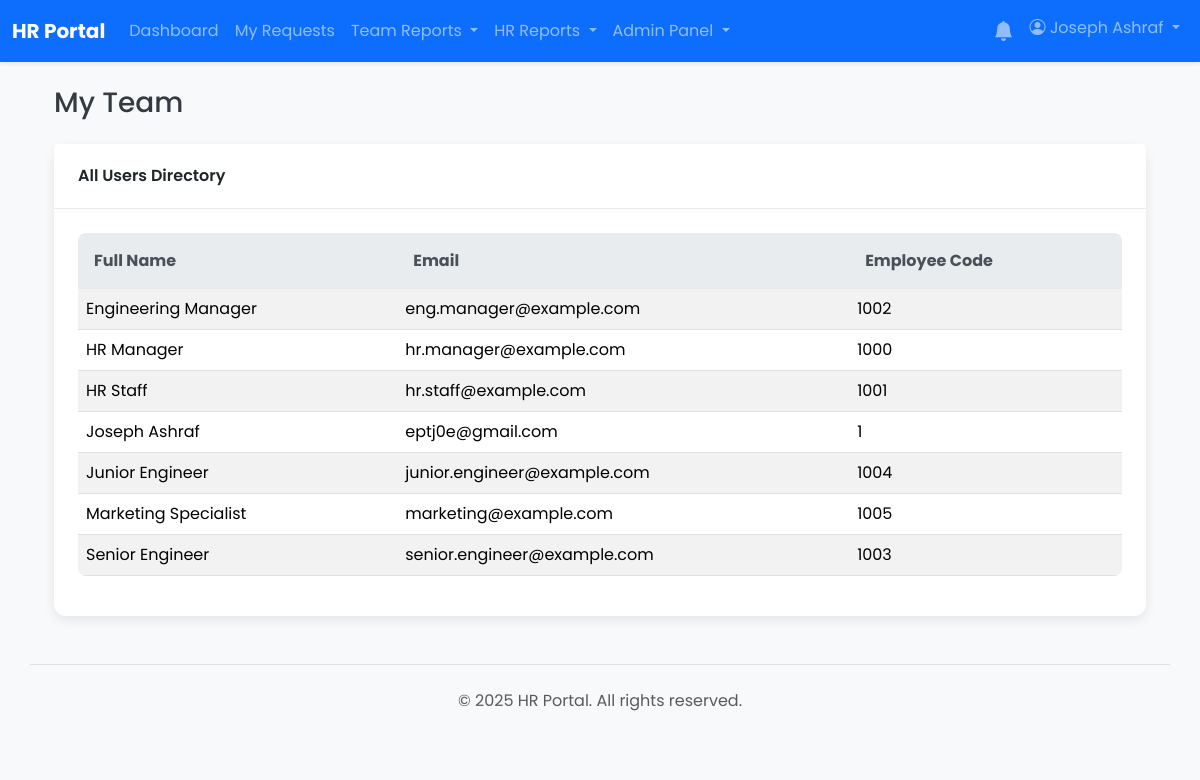
Before: /reports/team.php (signed in) with the older database file.
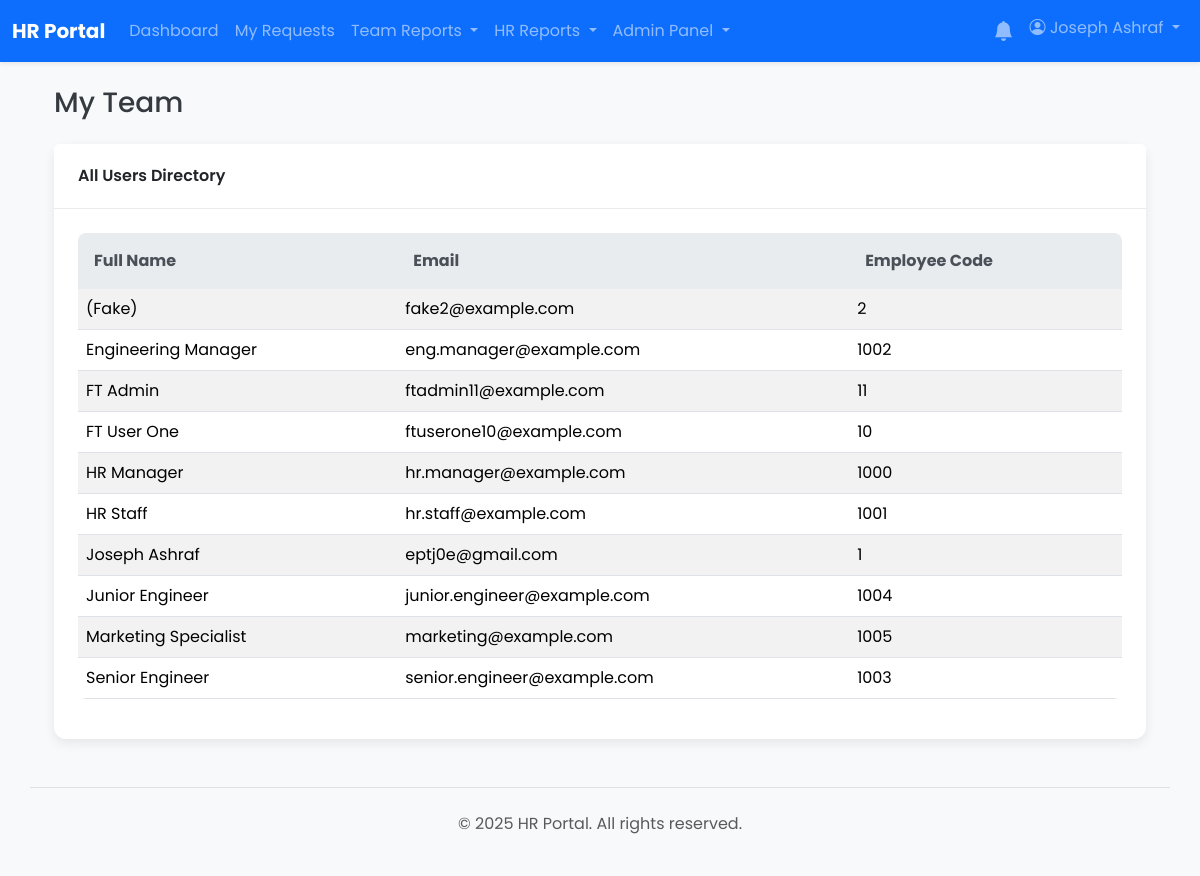
After: the same page with the newer database file.
### tables this page shows
CREATE TABLE `users` (
  `id` int(11) NOT NULL,
  `employee_code` varchar(50) DEFAULT NULL,
  `full_name` varchar(255) NOT NULL,
  `email` varchar(255) NOT NULL,
  `password` varchar(255) NOT NULL,
  `role` enum('user','manager','hr','hr_manager','admin') NOT NULL DEFAULT 'user',
  `shift_id` int(11) DEFAULT NULL,
  `department_id` int(11) DEFAULT NULL,
  `direct_manager_id` int(11) DEFAULT NULL,
  `is_active` tinyint(1) NOT NULL DEFAULT 1,
  `must_change_password` tinyint(1) NOT NULL DEFAULT 0,
  `created_at` timestamp NOT NULL DEFAULT current_timestamp(),
  `updated_at` timestamp NOT NULL DEFAULT current_timestamp() ON UPDATE current_timestamp(),
  `manager_id` int(11) DEFAULT NULL
);

### app/core/auth.php (called while the page is built, shortened)
<?php
function get_current_user_role() {
    return $_SESSION['role'] ?? null;
}

### reports/team.php (the view, shortened to what this page needs)
<?php
require_once __DIR__ . '/../app/bootstrap.php';
$current_user_role = get_current_user_role();
$page_title = 'My Team';
$sql = "SELECT full_name, email, employee_code FROM users";
$params = [];
$sql .= " ORDER BY full_name ASC";
$stmt = $pdo->prepare($sql);
$stmt->execute($params);
$team_members = $stmt->fetchAll();
include __DIR__ . '/../app/templates/header.php';
?>
<div class="container mt-4">
    <h1 class="h3 mb-4"><?= htmlspecialchars($page_title) ?></h1>
    <div class="card">
        <div class="card-header">
            <?php if ($current_user_role === 'manager'): ?>
                Your Direct Reports
            <?php else: ?>
                All Users Directory
            <?php endif; ?>
        </div>
        <div class="card-body">
            <div class="table-responsive">
                <table class="table table-striped table-hover">
                    <thead>
                        <tr>
                            <th>Full Name</th>
                            <th>Email</th>
                            <th>Employee Code</th>
                        </tr>
                    </thead>
                    <tbody>
                        <?php if (empty($team_members)): ?>
                            <tr>
                                <td colspan="3" class="text-center">No team members found.</td>
                            </tr>
                        <?php else: ?>
                            <?php foreach ($team_members as $member): ?>
                                <tr>
                                    <td><?= htmlspecialchars($member['full_name']) ?></td>
                                    <td><?= htmlspecialchars($member['email']) ?></td>
                                    <td><?= htmlspecialchars($member['employee_code'] ?? 'N/A') ?></td>
                                </tr>
                            <?php endforeach; ?>
                        <?php endif; ?>
                    </tbody>
                </table>
            </div>
        </div>
    </div>
</div>
<?php include __DIR__ . '/../app/templates/footer.php'; ?>

Changed rows visible on the page:
added users: full_name "(Fake)", email "fake2@example.com", employee_code "2"
added users: full_name "FT Admin", email "ftadmin11@example.com", employee_code "11"
added users: full_name "FT User One", email "ftuserone10@example.com", employee_code "10"
